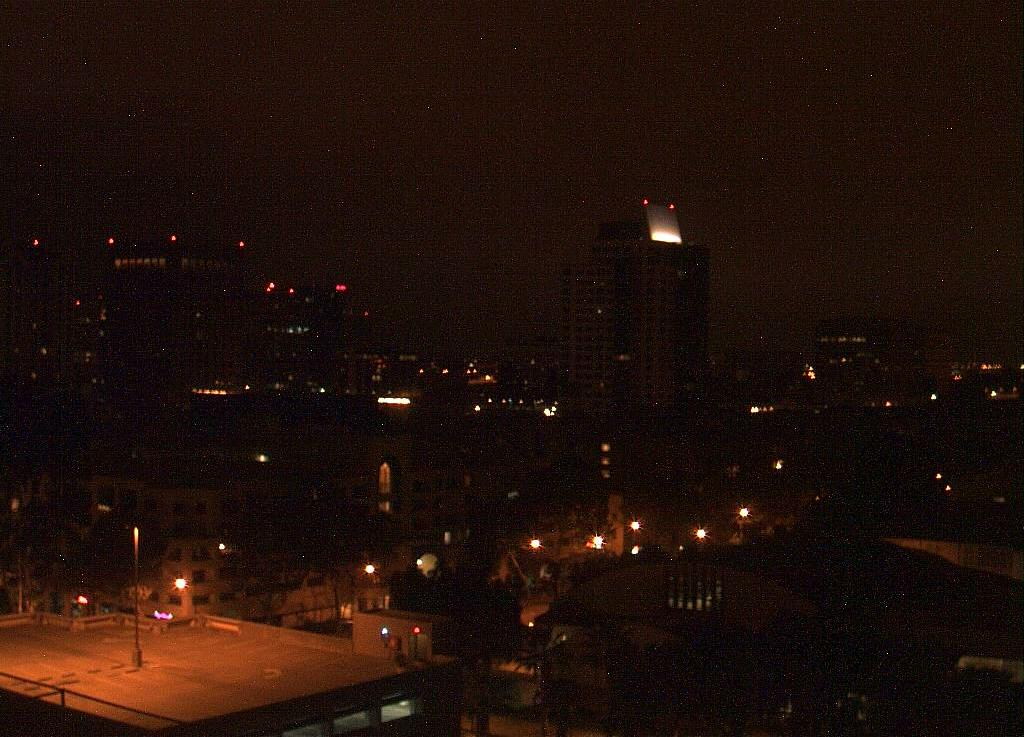
#> input picture ComputerVision/ImageClassification1/day_night_images/training/night/20151101_082503.jpg, 1024 x 737 px, given in place of 20151102_074952.jpg, which was not available
$ jupyter execute 'Feature Vectors.ipynb'   (shell and % lines are left out)   (text cells are left out)
#> lines starting #> are read from the running program, lines starting #| are printed output that depends on the picture; pictures that were not available may be replaced by others from this repository, and a replacement may not be noted
[cell 1]
import cv2 # computer vision library

import numpy as np
import matplotlib.pyplot as plt
import matplotlib.image as mpimg

[cell 2]
# Read in a day and a night image
# These are directly extracted by name -- do not change
day_image = mpimg.imread("day_night_images/training/day/20151102_074952.jpg")
#> day_image is the input picture: shape (737, 1024, 3); mean R, G, B 33.9, 16.7, 10.4
night_image = mpimg.imread("day_night_images/training/night/20151102_175445.jpg")
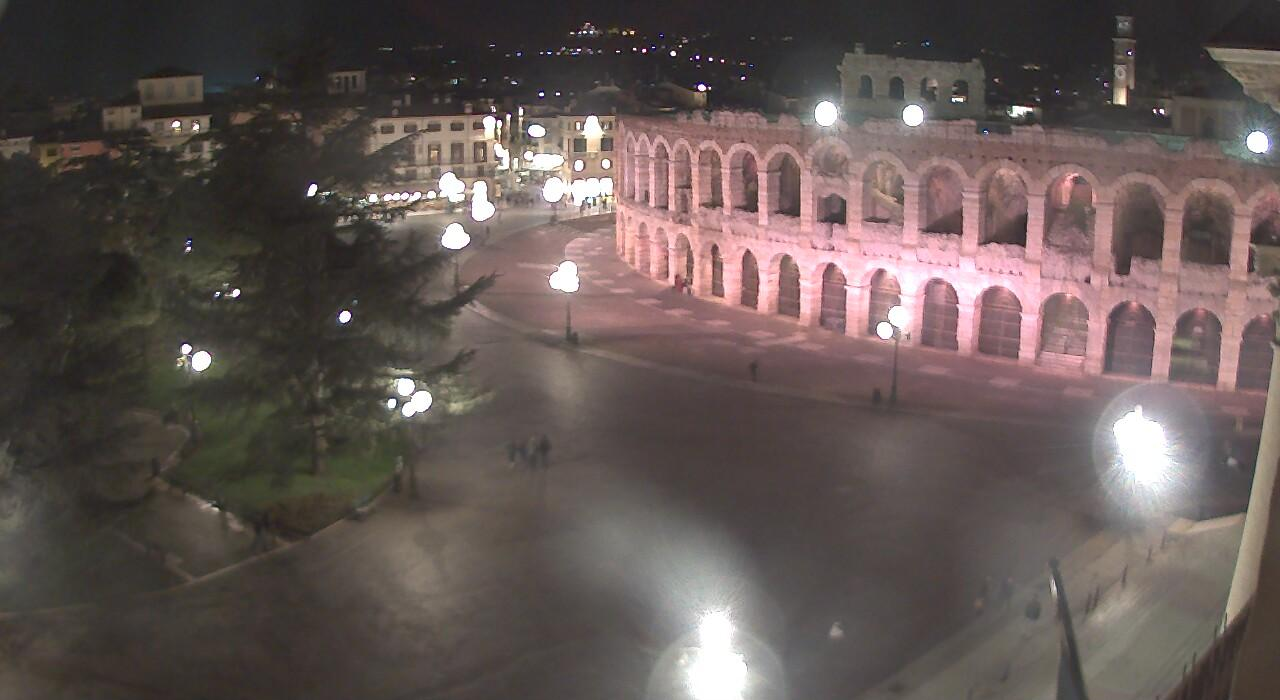
#> input picture ComputerVision/ImageClassification1/day_night_images/training/night/20151102_175445.jpg, 1280 x 700 px
#> night_image is the input picture: shape (700, 1280, 3); mean R, G, B 98.5, 86.7, 83.7


# Make these images the same size
width = 1100
height = 600
night_image = cv2.resize(night_image, (width, height))
#> night_image: shape (600, 1100, 3)
day_image = cv2.resize(day_image, (width, height))
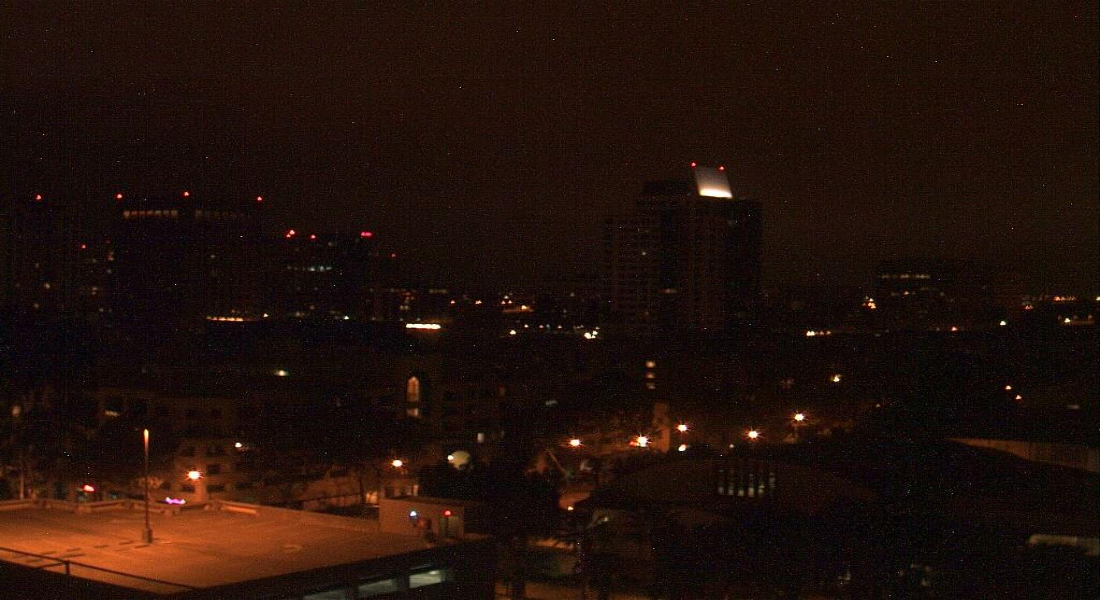
#> day_image: shape (600, 1100, 3); mean R, G, B 33.7, 16.6, 10.3

# Visualize both images
f, (ax1, ax2) = plt.subplots(1, 2, figsize=(20,10))
ax1.set_title('night')
ax1.imshow(night_image)
ax2.set_title('day')
ax2.imshow(day_image)
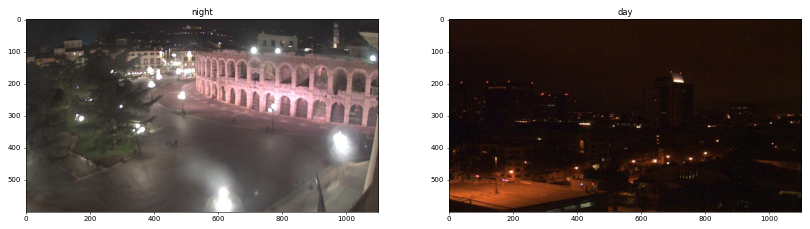
#> figure drawn by matplotlib, 2 panels

[cell 3]
def hsv_histograms(rgb_image):
    # Convert to HSV
    hsv = cv2.cvtColor(rgb_image, cv2.COLOR_RGB2HSV)
#> hsv: shape (600, 1100, 3); mean H, S, V 49.6, 40.2, 98.7

    # Create color channel histograms
    h_hist = np.histogram(hsv[:,:,0], bins=32, range=(0, 180))
    s_hist = np.histogram(hsv[:,:,1], bins=32, range=(0, 256))
    v_hist = np.histogram(hsv[:,:,2], bins=32, range=(0, 256))

    # Generating bin centers
    bin_edges = h_hist[1]
#> bin_edges = 33 values from 0 to 180
    bin_centers = (bin_edges[1:]  + bin_edges[0:len(bin_edges)-1])/2
#> bin_centers = 32 values from 2.81 to 177.2

    # Plot a figure with all three histograms
    fig = plt.figure(figsize=(12,3))
    plt.subplot(1,3,1)
    plt.bar(bin_centers, h_hist[0])
    plt.xlim(0, 180)
    plt.title('H Histogram')

    plt.subplot(1,3,2)
    plt.bar(bin_centers, s_hist[0])
    plt.xlim(0, 256)
    plt.title('S Histogram')

    plt.subplot(1,3,3)
    plt.bar(bin_centers, v_hist[0])
    plt.xlim(0, 256)
    plt.title('V Histogram')

    return h_hist, s_hist, v_hist

[cell 4]
# Call the function for "night"
night_h_hist, night_s_hist, night_v_hist = hsv_histograms(night_image)
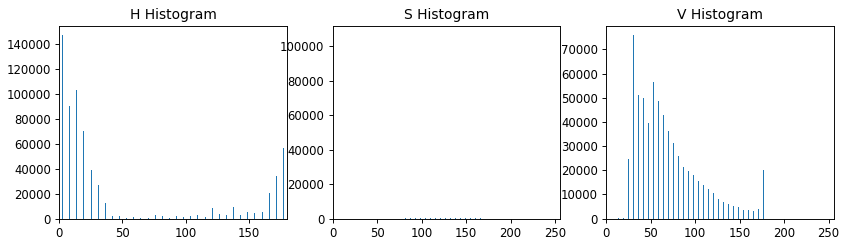
#> figure drawn by matplotlib, 3 panels; panel 1: tallest bar 146689 high, from x = 2.41 to 3.21; panel 2: tallest bar 106333 high, from x = 24.91 to 25.71; panel 3: tallest bar 75904 high, from x = 30.54 to 31.34

[cell 5]
# Call the function for "day"
day_h_hist, day_s_hist, day_v_hist = hsv_histograms(day_image)
#> in hsv_histograms (call 2), `hsv = cv2.cvtColor(rgb_image, cv2.COLOR_RGB2HSV)`: hsv: shape (600, 1100, 3); mean H, S, V 25, 175.4, 33.8
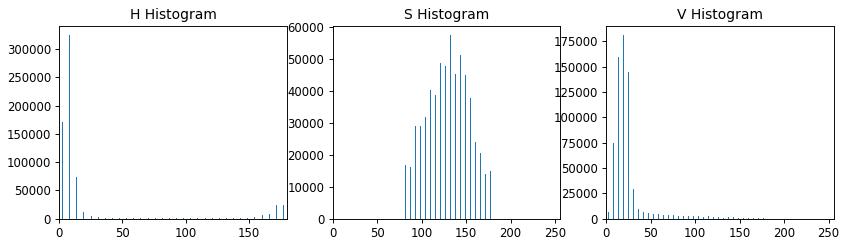
#> figure drawn by matplotlib, 3 panels; panel 1: tallest bar 325057 high, from x = 8.04 to 8.84; panel 2: tallest bar 57339 high, from x = 131.8 to 132.6; panel 3: tallest bar 180992 high, from x = 19.29 to 20.09

[cell 6]
# Which bin do most V values fall in?
# Does the Hue channel look helpful?
# What patterns can you see that might distinguish these two images?

# Out of 32 bins, if the most common bin is in the middle or high up, then it's likely day
fullest_vbin_day = np.argmax(day_v_hist[0])
#> fullest_vbin_day = 3
fullest_vbin_night = np.argmax(night_v_hist[0])
#> fullest_vbin_night = 5


print('Fullest Value bin for day: ', fullest_vbin_day)
#| Fullest Value bin for day:  3
print('Fullest Value bin for night: ', fullest_vbin_night)
#| Fullest Value bin for night:  5

[cell 7]
## TODO: Create and look at RGB histograms
# Practice what you've learned and look at RGB color histograms of these same images

def rgb_histograms(rgb_image):
    r_hist = np.histogram(rgb_image[:,:,0], bins=32, range=(0, 256))
    g_hist = np.histogram(rgb_image[:,:,1], bins=32, range=(0, 256))
    b_hist = np.histogram(rgb_image[:,:,2], bins=32, range=(0, 256))
    bin_edges = r_hist[1]
#> bin_edges = 33 values from 0 to 256
    bin_centers = (bin_edges[0:len(bin_edges)-1] + bin_edges[1:])/2
#> bin_centers = 32 values from 4 to 252
    fig = plt.figure(figsize = (12, 3))

    plt.subplot(1,3,1)
    plt.bar(bin_centers, r_hist[0])
    plt.xlim(0, 256)
    plt.title('R values')

    plt.subplot(1,3,2)
    plt.bar(bin_centers, g_hist[0])
    plt.xlim(0, 256)
    plt.title('G values')

    plt.subplot(1,3,3)
    plt.bar(bin_centers, b_hist[0])
    plt.xlim(0, 256)
    plt.title('B values')

    return r_hist, g_hist, b_hist

night_r_hist, night_g_hist, night_b_hist = rgb_histograms(night_image)
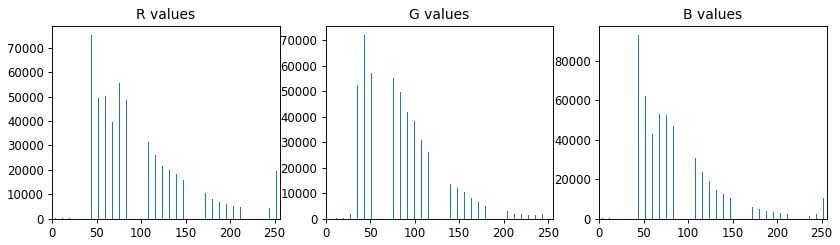
#> figure drawn by matplotlib, 3 panels; panel 1: tallest bar 75200 high, from x = 43.6 to 44.4; panel 2: tallest bar 71899 high, from x = 43.6 to 44.4; panel 3: tallest bar 93202 high, from x = 43.6 to 44.4

[cell 8]
day_r_hist, day_g_hist, day_b_hist = rgb_histograms(day_image)
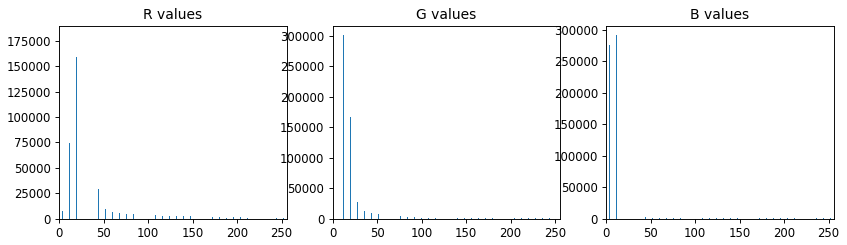
#> figure drawn by matplotlib, 3 panels; panel 1: tallest bar 180895 high, from x = 27.6 to 28.4; panel 2: tallest bar 300843 high, from x = 11.6 to 12.4; panel 3: tallest bar 291570 high, from x = 11.6 to 12.4

[cell 9]
# Convert the night image to HSV colorspace
hsv_night = cv2.cvtColor(night_image, cv2.COLOR_RGB2HSV)

# Isolate the V component
v = hsv_night[:,:,2]
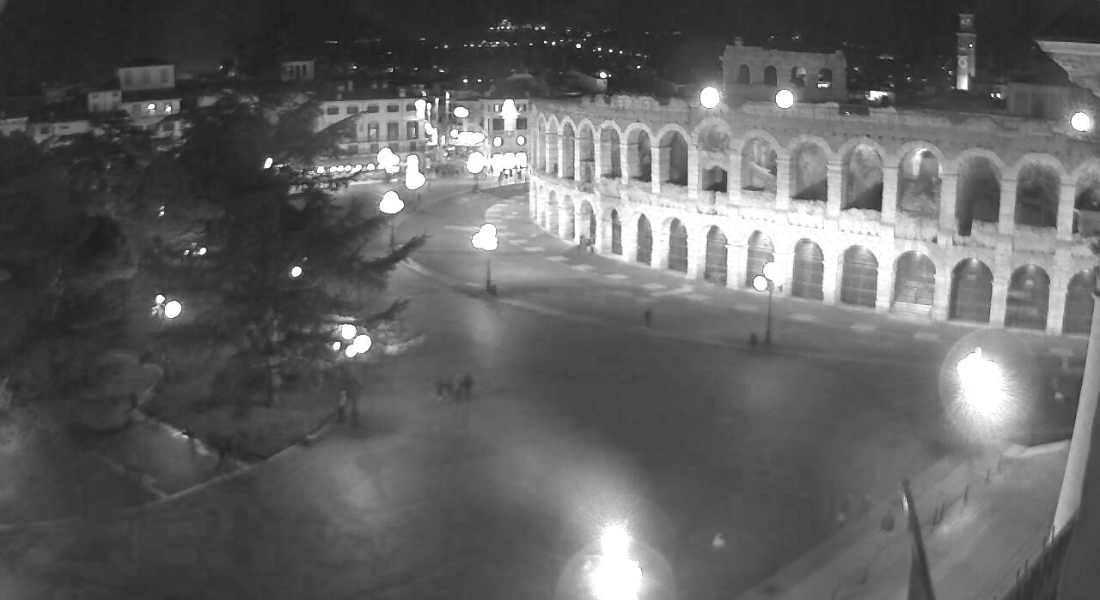
#> v: shape (600, 1100); min 21, max 255, mean 98.7

# Sum the V component over all columns (axis = 0)
v_sum = np.sum(v[:,:], axis=0)
#> v_sum = 1100 values, max 88268 at index 599, min 29142 at index 76, mean 59228.8


f, (ax1, ax2) = plt.subplots(1, 2, figsize=(20,10))

ax2.set_title('Value sum over columns')
ax1.plot(v_sum)

ax2.set_title('Original image')
ax2.imshow(night_image, cmap='gray')
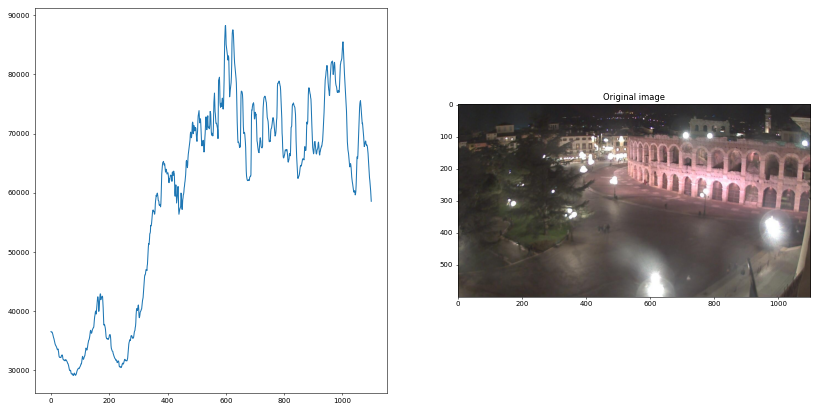
#> figure drawn by matplotlib, 2 panels; panel 1: curve peaks at x = 599, y = 88268
